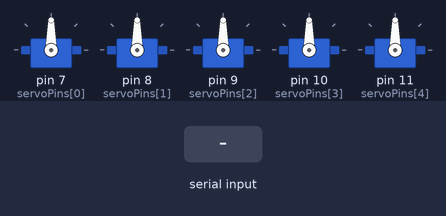
Bench run of a sketch on a simulated Arduino Uno, built with avr-gcc and run on an emulated ATmega328P. On the bench: 5 × servo. Inputs (shaded band) come from the test bench.

Above: at 1.2 s.
1.3 s: "$\n" received over Serial
At 2.4 s:
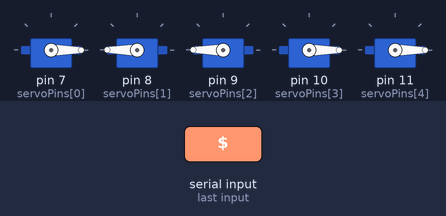
2.8 s: "$90\n" received over Serial
At 3.6 s:
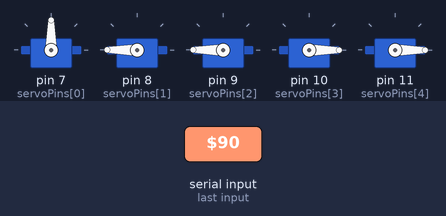
4.3 s: "$,45\n" received over Serial
At 4.8 s:
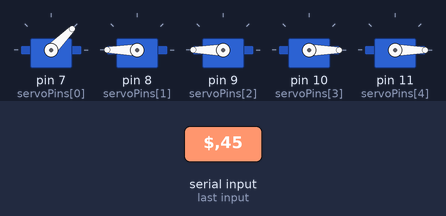
Timing chart, 0 to 7.3 s (numbered marks = the images above; inputs shaded):
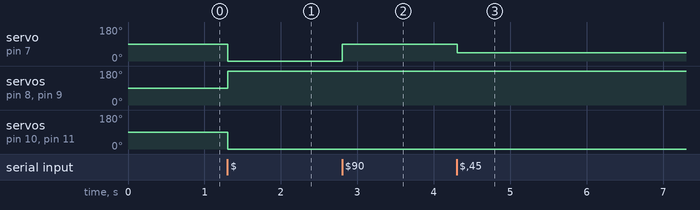

The sketch:

sketch_may03a_black_alt2.ino
```cpp
#include <Servo.h>

Servo thumb, index, middle, ring, pinky;

int servoPins[] = {7, 8, 9, 10, 11};

Servo servos[] = {thumb, index, middle, ring, pinky};

String inputString = "";
bool stringComplete = false;

void setup() {
  Serial.begin(9600);

  for (int i = 0; i < 5; i++) {
    servos[i].attach(servoPins[i]);
    servos[i].write(90);
  }
}

void loop() {
  if (stringComplete) {
    if (inputString.startsWith("$")) {
      inputString.remove(0, 1);

      int angles[5];
      int index = 0;

      char *ptr = strtok(inputString.c_str(), ",");
      while (ptr != NULL && index < 5) {
        angles[index] = atoi(ptr);
        ptr = strtok(NULL, ",");
        index++;
      }

      for (int i = 0; i < 5; i++) {
        int correctedAngle = constrain(angles[i], 0, 180);
        servos[i].write(correctedAngle);
      }
    }

    inputString = "";
    stringComplete = false;
  }
}

void serialEvent() {
  while (Serial.available()) {
    char inChar = (char)Serial.read();
    inputString += inChar;

    if (inChar == '\n') {
      stringComplete = true;
    }
  }
}
```

Measured:
- after the input at 1.3 s, servo on pin 7 (servoPins[0]), servo on pin 10 (servoPins[3]), servo on pin 11 (servoPins[4]): 90° → 0° at once; servo on pin 8 (servoPins[1]), servo on pin 9 (servoPins[2]): 90° → 180° at once
- after the input at 2.8 s, servo on pin 7 (servoPins[0]): 0° → 90° at once
- after the input at 4.3 s, servo on pin 7 (servoPins[0]): 90° → 45° at once
